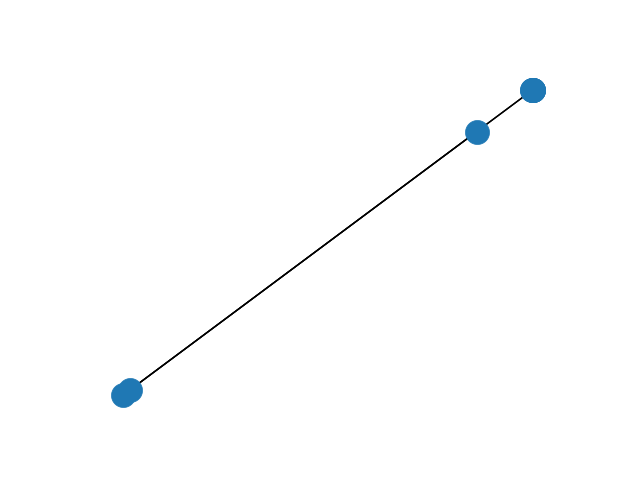
#> input picture src/skeletonization/visualization/sequence/11.png, 640 x 480 px; its folder holds only this picture in this run
$ python -i preprocessing.py   (imports and definitions only)
#> lines starting #> are read from the running program, lines starting #| are printed output that depends on the picture; after the words box and inside, x2 and y2 are one past the last pixel; in counts of white or black regions, pixels touching at a corner belong together
"""
Image preprocessing utilities for skeletonization pipeline.
Extracted from experiments.ipynb.
"""
from __future__ import annotations

import os
from typing import Generator, Optional, Tuple

import numpy as np
from skimage.filters import threshold_otsu
from skimage.morphology import closing, remove_small_objects, skeletonize as skimage_skeletonize, square
from skan import Skeleton, summarize


# [5 lines left out: function iterate_over_images_in_folder, not called in this run]


def custom_binary_image(
    image: np.ndarray,
    threshold: Optional[float] = None,
    max_size: int = 9,
    closing_size: int = 0,
) -> Tuple[np.ndarray, float]:
    """
    Binarize image with configurable parameters.

    Args:
        image: Grayscale image array.
        threshold: Fixed threshold value. If None, Otsu is used.
        max_size: Remove objects with this many pixels or fewer.
        closing_size: Morphological closing kernel size (0 = disabled).

    Returns:
        (binary_image, threshold_used)
    """
    if threshold is None:
        threshold = threshold_otsu(image)

    binary = image > threshold
    binary = remove_small_objects(binary, max_size=max_size)

    if closing_size > 0:
        binary = closing(binary, square(closing_size))

    return binary, threshold


# [60 lines left out: functions custom_skeletonize, skeleton_to_points, not called in this run]

>>> import cv2
>>> picture = cv2.imread('visualization/sequence/11.png', cv2.IMREAD_GRAYSCALE)
#> picture: shape (480, 640); min 0, max 255, mean 253.4
>>> result = custom_binary_image(picture)
#> in custom_binary_image, `threshold = threshold_otsu(image)`: threshold = 165
#> in custom_binary_image, `binary = image > threshold`:
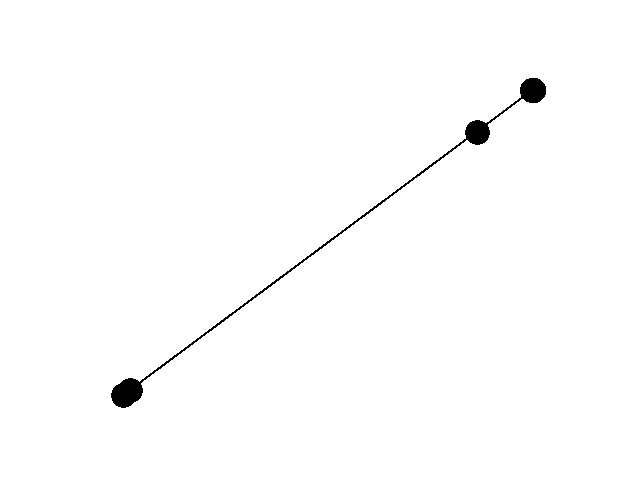
#> binary: shape (480, 640) bool; 99.1% white; 1 black region, box (x1, y1, x2, y2) and area: (111, 78, 546, 408) 2634
#> (the run stopped early here; a loop or call above may not have finished)
